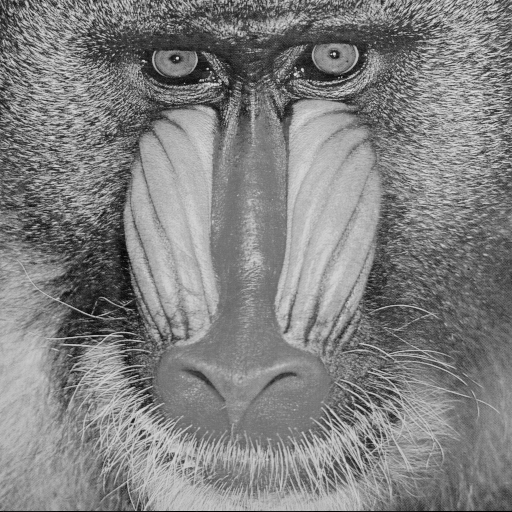
#> input picture exercise/ex4/images/baboon.png, 512 x 512 px
$ jupyter execute interpolation.ipynb
#> lines starting #> are read from the running program, lines starting #| are printed output that depends on the picture
### Interpolation Techniques

[cell 1]
from matplotlib import pyplot as plt

import numpy as np
import cv2 as cv

[cell 2]
img = cv.imread('./images/baboon.png', cv.IMREAD_GRAYSCALE)
#> img is the input picture: shape (512, 512); min 0, max 230, mean 129.1

#### Nearest Neighbor
- $f(x', y') = f(round(x), round(y))$

[cell 3]
# nearest neighbor interpolation
# [11 lines left out: function inter_nearest, not called in this run]

#### Bilinear
- $f(x', y') = (1-dx)(1-dy)f(x,y) + dx(1-dy)f(x+1, y) + (1-dx)dy f(x, y+1) + dxdy f(x+1, y+1)$

[cell 4]
# bilinear interpolation
# [24 lines left out: function inter_bilinear, not called in this run]

#### Bicubic
- $f(x', y') = \displaystyle\sum_{m=-1}^2\sum_{n=-1}^2 f(x+m, y+n)R(m-dx)R(dy-n)$

**Additional links**
  - https://www.mssc.mu.edu/~daniel/pubs/RoweTalkMSCS_BiCubic.pdf
  - https://core.ac.uk/download/pdf/289290419.pdf
  - https://www.ece.mcmaster.ca/~xwu/interp_1.pdf

[cell 5]
# spline function
# [58 lines left out: functions u, inter_bicubic, not called in this run]

##### Lagrange
- $f(x', y') = \frac{-dy(dy-1)(dy-2)L(1)}{6} + \frac{(dy+1)(dy-1)(dy-2)L(2)}{2} + \frac{-dy(dy+1)(dy-2)L(3)}{2} + \frac{dy(dy+1)(dy-1)L(4)}{6}$
- $L(n) = \frac{-dx(dx-1)(dx-2)f(x-1, y+n-2)}{6} + \frac{(dx+1)(dx-1)(dx-2)f(x, y+n-2)}{2} + \frac{-dx(dx+1)(dx-2)f(x+1, y+n-2)}{2} + \frac{dx(dx+1)(dx-1)f(x+2, y+n-2)}{6}$

[cell 6]
# lagrange expansion
def expansion(img, point, pointD, n):
    a = (-pointD[0] * (pointD[0]-1) * (pointD[0]-2) * img[int(point[1]-1), int(point[0]+n-2)]) / 6
    b = ((pointD[0]+1) * (pointD[0]-1) * (pointD[0]-2) * img[int(point[1]), int(point[0]+n-2)]) / 2
    c = (-pointD[0] * (pointD[0]+1) * (pointD[0]-2) * img[int(point[1]+1), int(point[0]+n-2)]) / 2
    d = (pointD[0] * (pointD[0]+1) * (pointD[0]-1) * img[int(point[1]+2), int(point[0]+n-2)]) / 6

    return a + b + c + d


# lagrange polynomial interpolation
def inter_lagrange(img, indices):
    # filter valid indices
    indices = indices.transpose()
    index = np.where((indices[:, 0] >= 1) & (indices[:, 0] < img.shape[0]-2) &
                     (indices[:, 1] >= 1) & (indices[:, 1] < img.shape[1]-2))

    # new indices with valid indices
    newIndices = indices[index]
    newValues = np.empty(newIndices.shape[0])

    for i in range(newIndices.shape[0]):
        # floor values
        point = newIndices[i]
        pointF = np.floor(point)
        pointD = point - pointF

        a = (-pointD[1] * (pointD[1]-1) * (pointD[1]-2) * expansion(img, point, pointD, 1)) / 6
        b = ((pointD[1]+1) * (pointD[1]-1) * (pointD[1]-2) * expansion(img, point, pointD, 2)) / 2
        c = (-pointD[1] * (pointD[1]+1) * (pointD[1]-2) * expansion(img, point, pointD, 3)) / 2
        d = (pointD[1] * (pointD[1]+1) * (pointD[1]-1) * expansion(img, point, pointD, 4)) / 6

        newValues[i] = a + b + c + d
#> this loop made 199913 passes
#> d on passes 1 to 3: -0.325, -2.7, -3.01

    # set new values
    out = np.zeros(indices.shape[0])
    out[index] = newValues
    return out

[cell 7]
def warp_perspective(img, M, dsize, inter='nearest'):
    # indices [i, j, 1]
    iY, iX = np.indices(dimensions=dsize)
    indexOutput = np.stack(
        (iX.ravel(), iY.ravel(), np.ones(iY.size))).astype(int)

    # inverse matrix
    IM = np.linalg.inv(M)
    indexInput = IM.dot(indexOutput)
    indexInput /= indexInput[2, :]

    # interpolation type
    if inter == 'nearest':
        out = inter_nearest(img, indexInput)
    elif inter == 'bilinear':
        out = inter_bilinear(img, indexInput)
    elif inter == 'bicubic':
        out = inter_bicubic(img, indexInput)
    elif inter == 'lagrange':
        out = inter_lagrange(img, indexInput)
    else:
        return np.zeros(dsize)

    return out.reshape(dsize)
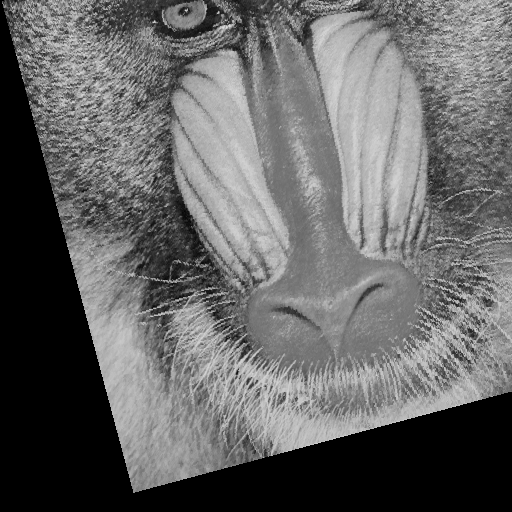
#> returned value: shape (512, 512) float64; min 0, max 221.5, mean 102.2


$ run again, with exercise/ex4/images/butterfly.png copied over exercise/ex4/images/baboon.png
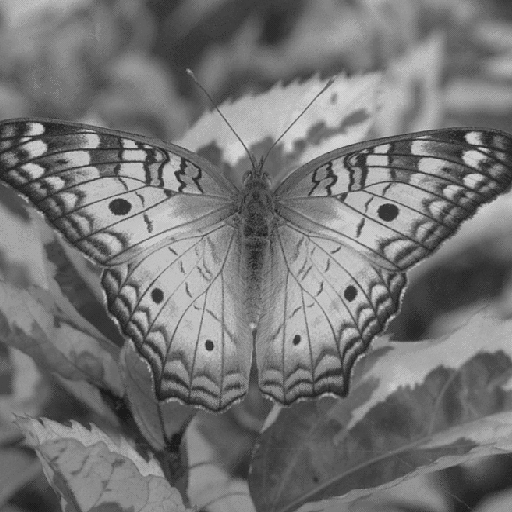
#> input picture exercise/ex4/images/butterfly.png, 512 x 512 px
#> img is the input picture: shape (512, 512); min 27, max 212, mean 116.8
#> the loop in inter_lagrange, `for i in range(newIndices.shape[0]):` made 199913 passes
#> d on passes 1 to 3: -0.877, -7.37, -10.72
#> in warp_perspective, `return out.reshape(dsize)`:
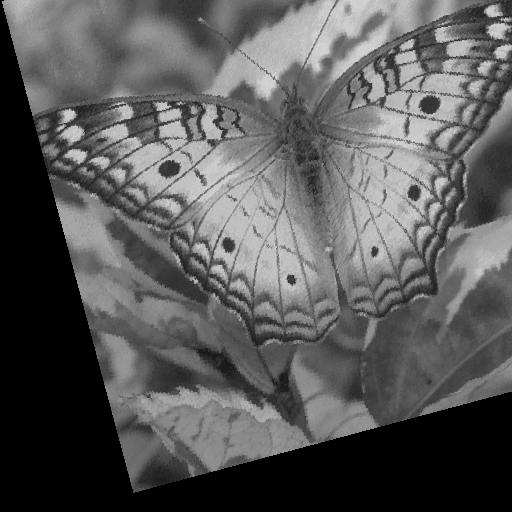
#> returned value: shape (512, 512) float64; min 0, max 215.3, mean 90.1

$ run again, with exercise/ex4/images/city.png copied over exercise/ex4/images/baboon.png
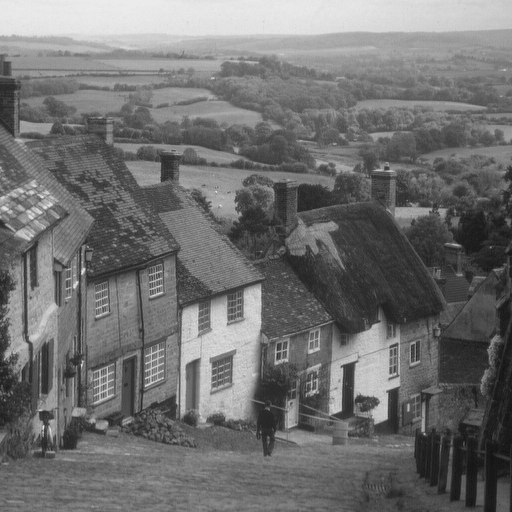
#> input picture exercise/ex4/images/city.png, 512 x 512 px
#> img is the input picture: shape (512, 512); min 16, max 235, mean 112.2
#> the loop in inter_lagrange, `for i in range(newIndices.shape[0]):` made 199913 passes
#> d on passes 1 to 3: -1.35, -10.36, -14.9
#> in warp_perspective, `return out.reshape(dsize)`:
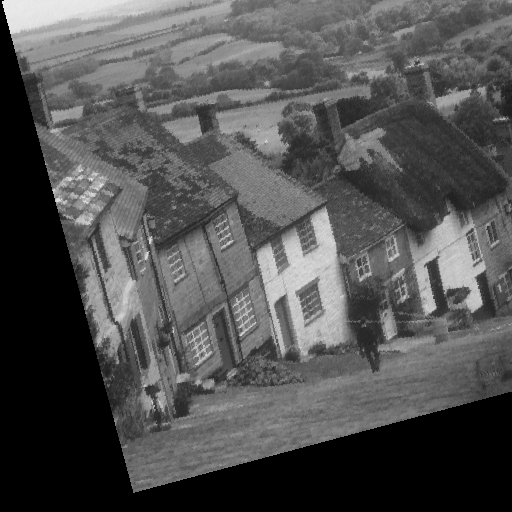
#> returned value: shape (512, 512) float64; min 0, max 235.1, mean 82.2

$ run again, with exercise/ex4/images/house.png copied over exercise/ex4/images/baboon.png
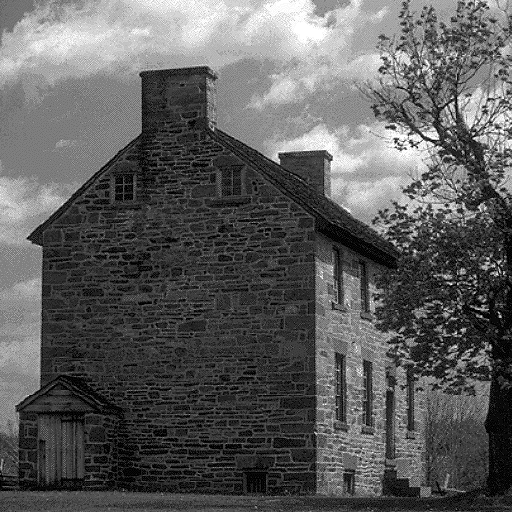
#> input picture exercise/ex4/images/house.png, 512 x 512 px
#> img is the input picture: shape (512, 512); min 0, max 255, mean 92.9
#> the loop in inter_lagrange, `for i in range(newIndices.shape[0]):` made 199913 passes
#> d on passes 1 to 3: -0.576, -4.53, -7.28
#> in warp_perspective, `return out.reshape(dsize)`:
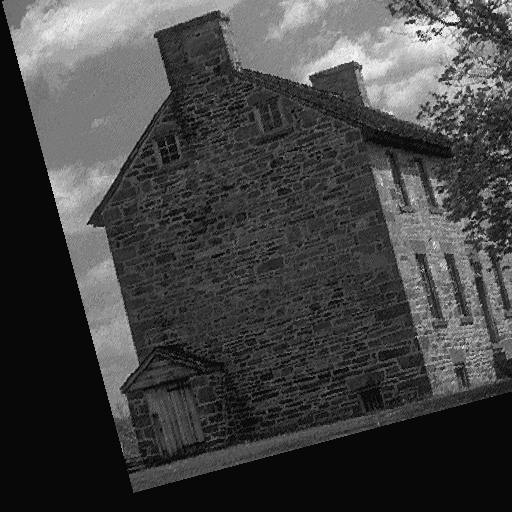
#> returned value: shape (512, 512) float64; min -9.08, max 266.8, mean 64.1; drawn with min black and max white
